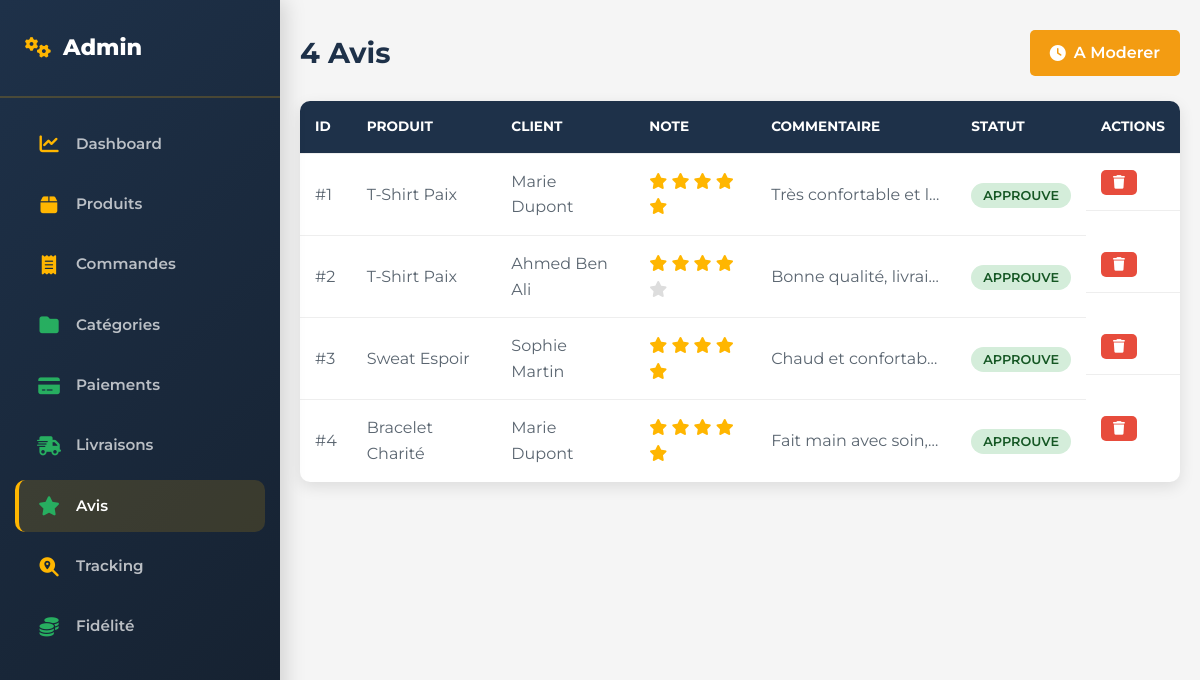
Screenshot of /index.php?controller=review&action=index (signed in) with the database file from the repository.
### tables this page shows
CREATE TABLE `reviews` (
    `id` INT AUTO_INCREMENT PRIMARY KEY,
    `product_id` INT NOT NULL,
    `customer_id` INT NOT NULL,
    `rating` INT NOT NULL CHECK (`rating` >= 1 AND `rating` <= 5),
    `title` VARCHAR(255),
    `comment` TEXT,
    `is_approved` TINYINT(1) DEFAULT 0,
    `is_verified` TINYINT(1) DEFAULT 0,
    `created_at` TIMESTAMP DEFAULT CURRENT_TIMESTAMP,
    INDEX `idx_product` (`product_id`),
    INDEX `idx_customer` (`customer_id`),
    INDEX `idx_approved` (`is_approved`),
    FOREIGN KEY (`product_id`) REFERENCES `products`(`id`) ON DELETE CASCADE,
    FOREIGN KEY (`customer_id`) REFERENCES `customers`(`id`) ON DELETE CASCADE
);

CREATE TABLE `products` (
    `id` INT AUTO_INCREMENT PRIMARY KEY,
    `name_en` VARCHAR(255) NOT NULL,
    `name_fr` VARCHAR(255) NOT NULL,
    `description_en` TEXT,
    `description_fr` TEXT,
    `price` DECIMAL(10, 2) NOT NULL,
    `img_name` VARCHAR(255),
    `stock` INT DEFAULT 0,
    `category_id` INT NULL,
    `is_active` TINYINT(1) DEFAULT 1,
    `created_at` TIMESTAMP DEFAULT CURRENT_TIMESTAMP,
    `updated_at` TIMESTAMP DEFAULT CURRENT_TIMESTAMP ON UPDATE CURRENT_TIMESTAMP,
    INDEX `idx_category` (`category_id`),
    INDEX `idx_active` (`is_active`),
    INDEX `idx_stock` (`stock`)
);

CREATE TABLE `customers` (
    `id` INT AUTO_INCREMENT PRIMARY KEY,
    `first_name` VARCHAR(100) NOT NULL,
    `last_name` VARCHAR(100) NOT NULL,
    `email` VARCHAR(255) NOT NULL,
    `phone` VARCHAR(20),
    `address` TEXT,
    `city` VARCHAR(100),
    `postal_code` VARCHAR(20),
    `country` VARCHAR(100) DEFAULT 'Tunisia',
    `created_at` TIMESTAMP DEFAULT CURRENT_TIMESTAMP,
    UNIQUE KEY `unique_email` (`email`),
    INDEX `idx_email` (`email`)
);

### models/REVIEW.PHP (called while the page is built, shortened)
<?php
class Review {
    public static function findAll() {
        $db = Database::getConnexion();
        $sql = "SELECT r.*, c.first_name, c.last_name, p.name_fr as product_name FROM reviews r JOIN customers c ON r. customer_id = c.id JOIN products p ON r. product_id = p.id ORDER BY r.created_at DESC";
        $stmt = $db->query($sql);
        return $stmt->fetchAll(PDO::FETCH_ASSOC);
    }
}

### controllers/REVIEWCONTROLLER.PHP (called while the page is built, shortened)
<?php
require_once __DIR__ . "/../models/Review.php";
class ReviewController {
    public function listReviews() {
        try {
            return Review::findAll();
        } catch (Exception $e) {
            $this->lastError = $e->getMessage();
            return [];
        }
    }
}

### views/admin/REVIEW_LIST.PHP (the view, shortened to what this page needs)
<!DOCTYPE html>
<html lang="fr">
<head>
    <link rel="stylesheet" href="https://cdnjs.cloudflare.com/ajax/libs/font-awesome/6.4.0/css/all.min.css">
    <link rel="stylesheet" href="assets/css/admin.css">
</head>
<body>
    <div class="container">
        <?php include __DIR__ . '/admin_navbar.php'; ?>
        <div class="header">
            <h2><?php echo count($reviews); ?> Avis</h2>
            <a href="index.php?controller=review&action=pending" class="btn btn-warning"><i class="fas fa-clock"></i> A Moderer</a>
        </div>
        <table>
            <thead>
                <tr>
                    <th>ID</th>
                    <th>Produit</th>
                    <th>Client</th>
                    <th>Note</th>
                    <th>Commentaire</th>
                    <th>Statut</th>
                    <th>Actions</th>
                </tr>
            </thead>
            <tbody>
                <?php if (empty($reviews)): ?>
                    <tr><td colspan="7" style="text-align:center;">Aucun avis</td></tr>
                <?php else: ?>
                    <?php foreach ($reviews as $review): ?>
                        <tr>
                            <td>#<?php echo $review['id']; ?></td>
                            <td><?php echo htmlspecialchars($review['product_name'] ?? 'N/A'); ?></td>
                            <td><?php echo htmlspecialchars(($review['first_name'] ?? '') .  ' ' . ($review['last_name'] ?? '')); ?></td>
                            <td>
                                <?php for ($i = 1; $i <= 5; $i++): ?>
                                    <i class="fas fa-star" style="color: <?php echo $i <= $review['rating'] ? '#ffb600' : '#ddd'; ?>;"></i>
                                <?php endfor; ?>
                            </td>
                            <td style="max-width: 200px; overflow: hidden; text-overflow: ellipsis; white-space: nowrap;">
                                <?php echo htmlspecialchars($review['comment'] ?? ''); ?>
                            </td>
                            <td>
                                <?php if ($review['is_approved']): ?>
                                    <span class="badge badge-success">Approuve</span>
                                <?php else: ?>
                                    <span class="badge badge-warning">En attente</span>
                                <?php endif; ?>
                            </td>
                            <td class="actions">
                                <form method="POST" action="index.php?controller=review&action=reject" style="display:inline;">
                                    <button type="submit" class="btn btn-sm btn-danger" onclick="return confirm('Supprimer cet avis?');"><i class="fas fa-trash"></i></button>
                                </form>
                            </td>
                        </tr>
                    <?php endforeach; ?>
                <?php endif; ?>
            </tbody>
        </table>
    </div>
</body>
</html>

### rows the page displays
reviews: id "1", product.name_fr "T-Shirt Paix", customer.last_name "Marie Dupont", rating 5 (drawn), comment "Très confortable et l…", is_approved "APPROUVE"
reviews: id "2", product.name_fr "T-Shirt Paix", customer.last_name "Ahmed Ben Ali", rating 4 (drawn), comment "Bonne qualité, livrai…", is_approved "APPROUVE"
reviews: id "3", product.name_fr "Sweat Espoir", customer.last_name "Sophie Martin", rating 5 (drawn), comment "Chaud et confortab…", is_approved "APPROUVE"
reviews: id "4", product.name_fr "Bracelet Charité", customer.last_name "Marie Dupont", rating 5 (drawn), comment "Fait main avec soin,…", is_approved "APPROUVE"

### other values shown
$tab['label'] "Dashboard"
$tab['label'] "Produits"
$tab['label'] "Commandes"
$tab['label'] "Catégories"
$tab['label'] "Paiements"
$tab['label'] "Livraisons"
$tab['label'] "Avis"
$tab['label'] "Tracking"
$tab['label'] "Fidélité"
count($reviews) "4"
